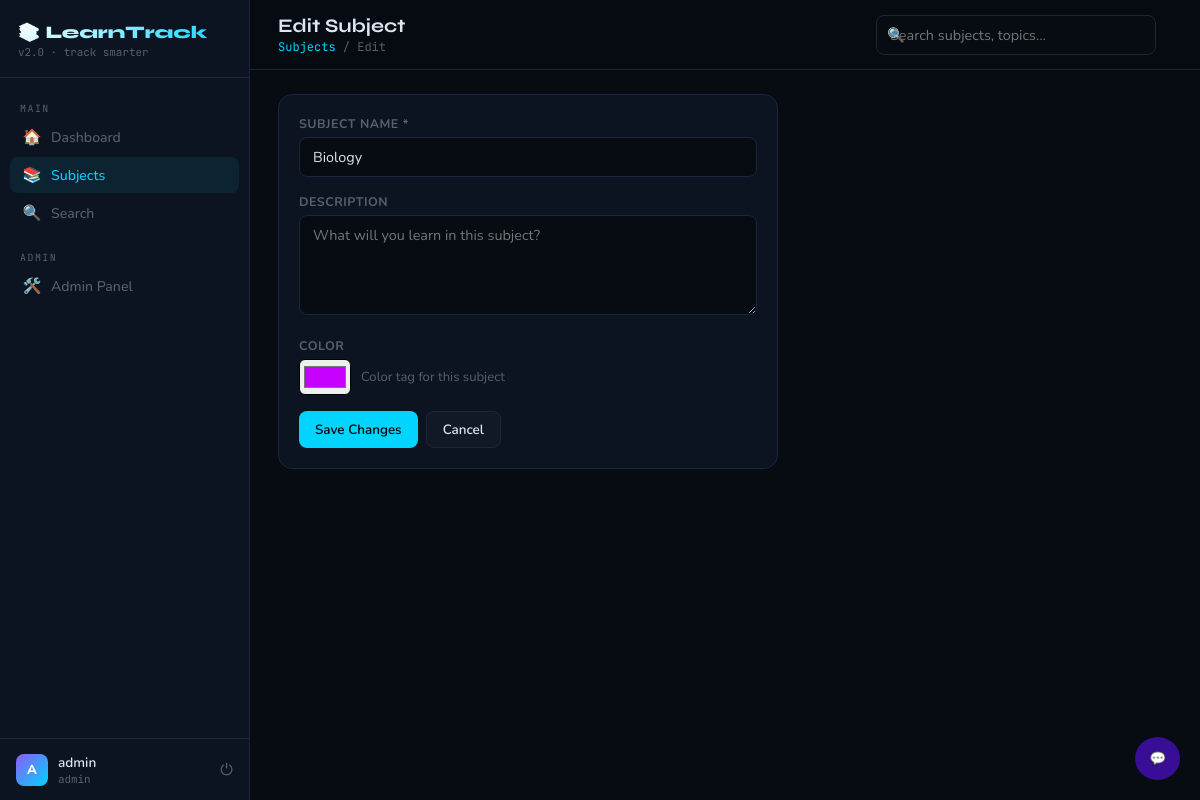
Screenshot of /subjects/4/edit (signed in) with the database file from the repository.
### app/models.py (models this page shows, shortened)
class User(UserMixin, db.Model):
    id            = db.Column(db.Integer, primary_key=True)
    username      = db.Column(db.String(80),  unique=True, nullable=False)
    email         = db.Column(db.String(120), unique=True, nullable=False)
    password_hash = db.Column(db.String(200))
    is_admin      = db.Column(db.Boolean, default=False)
    created_at    = db.Column(db.DateTime, default=datetime.utcnow)

class Subject(db.Model):
    id          = db.Column(db.Integer, primary_key=True)
    name        = db.Column(db.String(100), nullable=False)
    description = db.Column(db.Text)
    color       = db.Column(db.String(7), default='#00d4ff')
    created_at  = db.Column(db.DateTime, default=datetime.utcnow)
    topics = db.relationship('Topic', backref='subject', lazy=True,
                             cascade='all, delete-orphan',
                             order_by='Topic.order')

### app/routes/subjects.py (the view, shortened to what this page needs)
@subjects_bp.route('/<int:id>/edit', methods=['GET', 'POST'])
@login_required
def edit(id):
    subject = Subject.query.get_or_404(id)
    return render_template('subjects/form.html', subject=subject)

### app/models.py (called while the page is built)
@login_manager.user_loader
def load_user(user_id):
    return User.query.get(int(user_id))

### app/templates/subjects/form.html (shortened to what this page needs)
{% extends "base.html" %}
{% block page_title %}{% if subject %}Edit Subject{% else %}Add Subject{% endif %}{% endblock %}
{% block breadcrumb %}<a href="{{ url_for('subjects.index') }}">Subjects</a> / {% if subject %}Edit{% else %}New{% endif %}{% endblock %}
{% block content %}
<div style="max-width:500px">
  <div class="card">
    <form method="POST">
      <div class="form-group"><label>Subject Name *</label><input type="text" name="name" value="{{ subject.name if subject else '' }}" required autofocus placeholder="e.g. Python, Data Structures…"></div>
      <div class="form-group"><label>Description</label><textarea name="description" placeholder="What will you learn in this subject?">{{ subject.description if subject else '' }}</textarea></div>
      <div class="form-group"><label>Color</label><div style="display:flex;align-items:center;gap:10px"><input type="color" name="color" value="{{ subject.color if subject else '#00d4ff' }}"><span style="font-size:.82rem;color:var(--muted)">Color tag for this subject</span></div></div>
      <div style="display:flex;gap:8px;margin-top:6px">
        <button type="submit" class="btn btn-primary">{% if subject %}Save Changes{% else %}Create Subject{% endif %}</button>
        <a href="{{ url_for('subjects.index') }}" class="btn btn-secondary">Cancel</a>
      </div>
    </form>
  </div>
</div>
{% endblock %}

### app/templates/base.html (shortened to what this page needs)
<!DOCTYPE html>
<html lang="en">
<head>
</head>
<body>
{% if current_user.is_authenticated %}
<aside class="sidebar">
  <div class="sidebar-logo">
    <div class="logo-title">📚 LearnTrack</div>
    <div class="logo-sub">v2.0 · track smarter</div>
  </div>
  <nav class="sidebar-nav">
    <div class="nav-section">Main</div>
    <a href="{{ url_for('dashboard.index') }}" class="nav-link {% if request.endpoint=='dashboard.index' %}active{% endif %}">
      <span class="icon">🏠</span>Dashboard
    </a>
    <a href="{{ url_for('subjects.index') }}" class="nav-link {% if 'subject' in (request.endpoint or '') %}active{% endif %}">
      <span class="icon">📚</span>Subjects
    </a>
    <a href="{{ url_for('search.search') }}" class="nav-link {% if 'search' in (request.endpoint or '') %}active{% endif %}">
      <span class="icon">🔍</span>Search
    </a>
    {% if current_user.is_admin %}
    <div class="nav-section" style="margin-top:10px">Admin</div>
    <a href="/admin/" class="nav-link"><span class="icon">🛠️</span>Admin Panel</a>
    {% endif %}
  </nav>
<button class="chat-btn" onclick="toggleChat()">💬</button>
  <div class="sidebar-user">
    <div class="user-avatar">{{ current_user.username[0].upper() }}</div>
    <div style="flex:1;min-width:0">
      <div class="user-name">{{ current_user.username }}</div>
      <div class="user-role">{% if current_user.is_admin %}admin{% else %}learner{% endif %}</div>
    </div>
    <a href="{{ url_for('auth.logout') }}" class="logout-link" title="Logout">⏻</a>
  </div>
</aside>
<div class="main">
  <div class="topbar">
    <div class="topbar-left">
      <div class="page-title">{% block page_title %}{% endblock %}</div>
      <div class="breadcrumb">{% block breadcrumb %}{% endblock %}</div>
    </div>
    <div class="search-wrap">
      <span class="search-icon">🔍</span>
      <input type="text" class="search-input" id="globalSearch"
             placeholder="Search subjects, topics…" autocomplete="off">
    </div>
  </div>
  <div class="page-content fade-up">
    {% block content %}{% endblock %}
  </div>
</div>
{% else %}
<div style="flex:1">{% block auth_content %}{% endblock %}</div>
{% endif %}
</body>
</html>

### rows the page displays
User: username "A", username "admin"
Subject: name "Biology", color "#c800ff"
